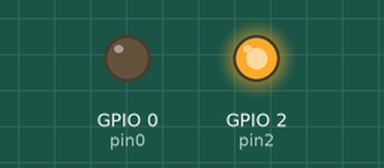
The program below on a simulated ESP8266 board running MicroPython. On the bench: output pins drawn as LEDs (lit = HIGH).

Above: at 0.03 s.
At 1.4 s:
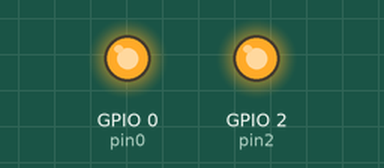
At 3.85 s:
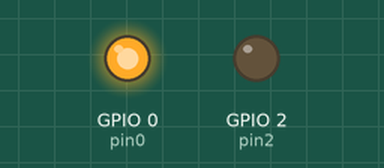
Timing chart, 0 to 4.2 s (numbered marks = the images above):
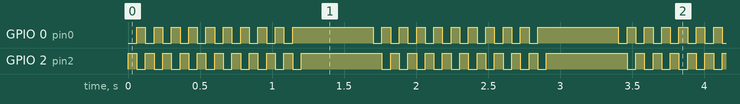

The program:

flash2.py
```python
import machine
import utime

pin0 = machine.Pin(0, machine.Pin.OUT)
pin2 = machine.Pin(2, machine.Pin.OUT)

while True:
    for i in range(0, 10):
        pin0.off()
        pin2.on()
        utime.sleep_ms(60)
        pin0.on()
        pin2.off()
        utime.sleep_ms(60)
    pin0.on()
    pin2.on()
    utime.sleep_ms(500)
```

Measured:
- by itself, GPIO 0 (pin0): repeats every 1.7 s: 8 × (LOW 0.06 s, HIGH 0.06 s), LOW 0.06 s, HIGH 0.56 s, LOW 0.06 s, HIGH 0.06 s
- by itself, GPIO 2 (pin2): repeats every 1.7 s: 9 × (LOW 0.06 s, HIGH 0.06 s), LOW 0.06 s, HIGH 0.56 s
